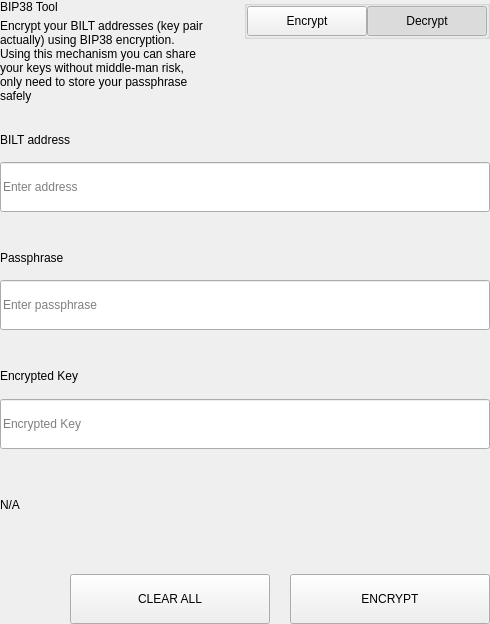
<?xml version="1.0" encoding="UTF-8"?>
<ui version="4.0">
 <class>SettingsBitToolWidget</class>
 <widget class="QWidget" name="SettingsBitToolWidget">
  <property name="geometry">
   <rect>
    <x>0</x>
    <y>0</y>
    <width>490</width>
    <height>624</height>
   </rect>
  </property>
  <property name="windowTitle">
   <string>Form</string>
  </property>
  <layout class="QVBoxLayout" name="verticalLayout">
   <property name="spacing">
    <number>0</number>
   </property>
   <property name="leftMargin">
    <number>0</number>
   </property>
   <property name="topMargin">
    <number>0</number>
   </property>
   <property name="rightMargin">
    <number>0</number>
   </property>
   <property name="bottomMargin">
    <number>0</number>
   </property>
   <item>
    <widget class="QWidget" name="left" native="true">
     <layout class="QVBoxLayout" name="verticalLayout_3">
      <property name="leftMargin">
       <number>0</number>
      </property>
      <property name="topMargin">
       <number>0</number>
      </property>
      <property name="rightMargin">
       <number>0</number>
      </property>
      <property name="bottomMargin">
       <number>0</number>
      </property>
      <item>
       <layout class="QVBoxLayout" name="verticalLayout_2">
        <property name="spacing">
         <number>0</number>
        </property>
        <item>
         <layout class="QHBoxLayout" name="horizontalLayout_3" stretch="3,1">
          <property name="spacing">
           <number>40</number>
          </property>
          <item>
           <layout class="QVBoxLayout" name="verticalLayoutTitle">
            <property name="spacing">
             <number>5</number>
            </property>
            <item>
             <widget class="QLabel" name="labelTitle">
              <property name="text">
               <string>BIP38 Tool</string>
              </property>
             </widget>
            </item>
            <item>
             <widget class="QLabel" name="labelSubtitle1">
              <property name="text">
               <string>Encrypt your BILT addresses (key pair actually) using BIP38 encryption.
Using this mechanism you can share your keys without middle-man risk, only need to store your passphrase safely</string>
              </property>
              <property name="wordWrap">
               <bool>true</bool>
              </property>
             </widget>
            </item>
           </layout>
          </item>
          <item alignment="Qt::AlignTop">
           <widget class="QGroupBox" name="groupBox">
            <property name="title">
             <string/>
            </property>
            <property name="alignment">
             <set>Qt::AlignLeading|Qt::AlignLeft|Qt::AlignTop</set>
            </property>
            <layout class="QHBoxLayout" name="horizontalLayout_4">
             <property name="spacing">
              <number>0</number>
             </property>
             <property name="leftMargin">
              <number>0</number>
             </property>
             <property name="topMargin">
              <number>0</number>
             </property>
             <property name="rightMargin">
              <number>0</number>
             </property>
             <property name="bottomMargin">
              <number>0</number>
             </property>
             <item>
              <spacer name="horizontalSpacer">
               <property name="orientation">
                <enum>Qt::Horizontal</enum>
               </property>
               <property name="sizeHint" stdset="0">
                <size>
                 <width>40</width>
                 <height>20</height>
                </size>
               </property>
              </spacer>
             </item>
             <item>
              <widget class="QPushButton" name="pushLeft">
               <property name="minimumSize">
                <size>
                 <width>120</width>
                 <height>30</height>
                </size>
               </property>
               <property name="maximumSize">
                <size>
                 <width>120</width>
                 <height>30</height>
                </size>
               </property>
               <property name="focusPolicy">
                <enum>Qt::NoFocus</enum>
               </property>
               <property name="text">
                <string>Encrypt</string>
               </property>
               <property name="checkable">
                <bool>true</bool>
               </property>
               <property name="autoExclusive">
                <bool>true</bool>
               </property>
              </widget>
             </item>
             <item>
              <widget class="QPushButton" name="pushRight">
               <property name="minimumSize">
                <size>
                 <width>120</width>
                 <height>30</height>
                </size>
               </property>
               <property name="maximumSize">
                <size>
                 <width>120</width>
                 <height>30</height>
                </size>
               </property>
               <property name="focusPolicy">
                <enum>Qt::NoFocus</enum>
               </property>
               <property name="text">
                <string>Decrypt</string>
               </property>
               <property name="checkable">
                <bool>true</bool>
               </property>
               <property name="checked">
                <bool>true</bool>
               </property>
               <property name="autoExclusive">
                <bool>true</bool>
               </property>
              </widget>
             </item>
            </layout>
           </widget>
          </item>
         </layout>
        </item>
        <item>
         <widget class="QStackedWidget" name="stackedWidget">
          <property name="currentIndex">
           <number>1</number>
          </property>
          <widget class="QWidget" name="pageDecrypt">
           <layout class="QVBoxLayout" name="verticalLayout_5">
            <property name="spacing">
             <number>0</number>
            </property>
            <property name="leftMargin">
             <number>0</number>
            </property>
            <property name="topMargin">
             <number>0</number>
            </property>
            <property name="rightMargin">
             <number>0</number>
            </property>
            <property name="bottomMargin">
             <number>0</number>
            </property>
            <item>
             <widget class="QWidget" name="widget" native="true">
              <property name="minimumSize">
               <size>
                <width>0</width>
                <height>100</height>
               </size>
              </property>
              <layout class="QVBoxLayout" name="verticalLayout_4">
               <property name="spacing">
                <number>0</number>
               </property>
               <property name="leftMargin">
                <number>0</number>
               </property>
               <property name="topMargin">
                <number>0</number>
               </property>
               <property name="rightMargin">
                <number>0</number>
               </property>
               <property name="bottomMargin">
                <number>0</number>
               </property>
               <item>
                <spacer name="verticalSpacer_2">
                 <property name="orientation">
                  <enum>Qt::Vertical</enum>
                 </property>
                 <property name="sizeType">
                  <enum>QSizePolicy::Fixed</enum>
                 </property>
                 <property name="sizeHint" stdset="0">
                  <size>
                   <width>20</width>
                   <height>20</height>
                  </size>
                 </property>
                </spacer>
               </item>
               <item>
                <layout class="QHBoxLayout" name="horizontalLayout_6" stretch="2">
                 <property name="spacing">
                  <number>0</number>
                 </property>
                 <item>
                  <layout class="QVBoxLayout" name="verticalLayout_7">
                   <property name="spacing">
                    <number>9</number>
                   </property>
                   <item>
                    <widget class="QLabel" name="labelSubtitleKey">
                     <property name="minimumSize">
                      <size>
                       <width>0</width>
                       <height>20</height>
                      </size>
                     </property>
                     <property name="maximumSize">
                      <size>
                       <width>16777215</width>
                       <height>20</height>
                      </size>
                     </property>
                     <property name="text">
                      <string>Encrypted key</string>
                     </property>
                    </widget>
                   </item>
                   <item>
                    <widget class="QLineEdit" name="lineEditKey">
                     <property name="minimumSize">
                      <size>
                       <width>0</width>
                       <height>50</height>
                      </size>
                     </property>
                     <property name="maximumSize">
                      <size>
                       <width>16777215</width>
                       <height>50</height>
                      </size>
                     </property>
                     <property name="placeholderText">
                      <string>Enter a encrypted key</string>
                     </property>
                    </widget>
                   </item>
                  </layout>
                 </item>
                </layout>
               </item>
               <item>
                <spacer name="verticalSpacer_3">
                 <property name="orientation">
                  <enum>Qt::Vertical</enum>
                 </property>
                 <property name="sizeType">
                  <enum>QSizePolicy::Fixed</enum>
                 </property>
                 <property name="sizeHint" stdset="0">
                  <size>
                   <width>20</width>
                   <height>20</height>
                  </size>
                 </property>
                </spacer>
               </item>
               <item>
                <layout class="QVBoxLayout" name="verticalLayout_9">
                 <property name="spacing">
                  <number>9</number>
                 </property>
                 <item>
                  <widget class="QLabel" name="labelSubtitlePassphrase">
                   <property name="maximumSize">
                    <size>
                     <width>16777215</width>
                     <height>20</height>
                    </size>
                   </property>
                   <property name="text">
                    <string>Passphrase</string>
                   </property>
                  </widget>
                 </item>
                 <item>
                  <widget class="QLineEdit" name="lineEditPassphrase">
                   <property name="minimumSize">
                    <size>
                     <width>0</width>
                     <height>50</height>
                    </size>
                   </property>
                   <property name="maximumSize">
                    <size>
                     <width>16777215</width>
                     <height>50</height>
                    </size>
                   </property>
                   <property name="placeholderText">
                    <string>Enter a passphrase</string>
                   </property>
                  </widget>
                 </item>
                </layout>
               </item>
               <item>
                <spacer name="verticalSpacer_4">
                 <property name="orientation">
                  <enum>Qt::Vertical</enum>
                 </property>
                 <property name="sizeType">
                  <enum>QSizePolicy::Fixed</enum>
                 </property>
                 <property name="sizeHint" stdset="0">
                  <size>
                   <width>20</width>
                   <height>20</height>
                  </size>
                 </property>
                </spacer>
               </item>
               <item>
                <widget class="QWidget" name="widget_3" native="true">
                 <property name="sizePolicy">
                  <sizepolicy hsizetype="Preferred" vsizetype="Fixed">
                   <horstretch>0</horstretch>
                   <verstretch>0</verstretch>
                  </sizepolicy>
                 </property>
                 <layout class="QVBoxLayout" name="verticalLayout_10">
                  <property name="spacing">
                   <number>9</number>
                  </property>
                  <property name="leftMargin">
                   <number>0</number>
                  </property>
                  <property name="topMargin">
                   <number>0</number>
                  </property>
                  <property name="rightMargin">
                   <number>0</number>
                  </property>
                  <property name="bottomMargin">
                   <number>0</number>
                  </property>
                  <item>
                   <widget class="QLabel" name="labelSubtitleDecryptResult">
                    <property name="minimumSize">
                     <size>
                      <width>0</width>
                      <height>20</height>
                     </size>
                    </property>
                    <property name="maximumSize">
                     <size>
                      <width>16777215</width>
                      <height>20</height>
                     </size>
                    </property>
                    <property name="text">
                     <string>Decrypted address result</string>
                    </property>
                   </widget>
                  </item>
                  <item>
                   <widget class="QWidget" name="widget_4" native="true">
                    <layout class="QHBoxLayout" name="horizontalLayout" stretch="6,0,1">
                     <property name="spacing">
                      <number>0</number>
                     </property>
                     <property name="leftMargin">
                      <number>0</number>
                     </property>
                     <property name="topMargin">
                      <number>0</number>
                     </property>
                     <property name="rightMargin">
                      <number>0</number>
                     </property>
                     <property name="bottomMargin">
                      <number>0</number>
                     </property>
                     <item alignment="Qt::AlignVCenter">
                      <widget class="QLineEdit" name="lineEditDecryptResult">
                       <property name="minimumSize">
                        <size>
                         <width>0</width>
                         <height>50</height>
                        </size>
                       </property>
                       <property name="maximumSize">
                        <size>
                         <width>16777215</width>
                         <height>50</height>
                        </size>
                       </property>
                       <property name="placeholderText">
                        <string>Decrypted Address</string>
                       </property>
                      </widget>
                     </item>
                     <item>
                      <spacer name="horizontalSpacer_4">
                       <property name="orientation">
                        <enum>Qt::Horizontal</enum>
                       </property>
                       <property name="sizeType">
                        <enum>QSizePolicy::Fixed</enum>
                       </property>
                       <property name="sizeHint" stdset="0">
                        <size>
                         <width>20</width>
                         <height>50</height>
                        </size>
                       </property>
                      </spacer>
                     </item>
                     <item>
                      <widget class="QPushButton" name="pushButtonImport">
                       <property name="minimumSize">
                        <size>
                         <width>140</width>
                         <height>40</height>
                        </size>
                       </property>
                       <property name="text">
                        <string>Import Address</string>
                       </property>
                      </widget>
                     </item>
                    </layout>
                   </widget>
                  </item>
                 </layout>
                </widget>
               </item>
               <item>
                <widget class="QLabel" name="statusLabel_DEC">
                 <property name="maximumSize">
                  <size>
                   <width>16777215</width>
                   <height>40</height>
                  </size>
                 </property>
                 <property name="text">
                  <string/>
                 </property>
                </widget>
               </item>
               <item>
                <spacer name="verticalSpacer">
                 <property name="orientation">
                  <enum>Qt::Vertical</enum>
                 </property>
                 <property name="sizeType">
                  <enum>QSizePolicy::Preferred</enum>
                 </property>
                 <property name="sizeHint" stdset="0">
                  <size>
                   <width>20</width>
                   <height>20</height>
                  </size>
                 </property>
                </spacer>
               </item>
               <item>
                <layout class="QHBoxLayout" name="horizontalLayout_7">
                 <property name="spacing">
                  <number>0</number>
                 </property>
                 <item>
                  <spacer name="horizontalSpacer_5">
                   <property name="orientation">
                    <enum>Qt::Horizontal</enum>
                   </property>
                   <property name="sizeType">
                    <enum>QSizePolicy::Expanding</enum>
                   </property>
                   <property name="sizeHint" stdset="0">
                    <size>
                     <width>40</width>
                     <height>20</height>
                    </size>
                   </property>
                  </spacer>
                 </item>
                 <item>
                  <widget class="QPushButton" name="pushButtonDecryptClear">
                   <property name="minimumSize">
                    <size>
                     <width>200</width>
                     <height>50</height>
                    </size>
                   </property>
                   <property name="maximumSize">
                    <size>
                     <width>200</width>
                     <height>50</height>
                    </size>
                   </property>
                   <property name="text">
                    <string>CLEAR</string>
                   </property>
                  </widget>
                 </item>
                 <item>
                  <spacer name="horizontalSpacer_3">
                   <property name="orientation">
                    <enum>Qt::Horizontal</enum>
                   </property>
                   <property name="sizeType">
                    <enum>QSizePolicy::Fixed</enum>
                   </property>
                   <property name="sizeHint" stdset="0">
                    <size>
                     <width>20</width>
                     <height>20</height>
                    </size>
                   </property>
                  </spacer>
                 </item>
                 <item>
                  <widget class="QPushButton" name="pushButtonDecrypt">
                   <property name="minimumSize">
                    <size>
                     <width>200</width>
                     <height>50</height>
                    </size>
                   </property>
                   <property name="maximumSize">
                    <size>
                     <width>200</width>
                     <height>50</height>
                    </size>
                   </property>
                   <property name="text">
                    <string>DECRYPT KEY</string>
                   </property>
                  </widget>
                 </item>
                </layout>
               </item>
              </layout>
             </widget>
            </item>
           </layout>
          </widget>
          <widget class="QWidget" name="pageEncrypt">
           <layout class="QVBoxLayout" name="verticalLayout_11">
            <property name="spacing">
             <number>0</number>
            </property>
            <property name="leftMargin">
             <number>0</number>
            </property>
            <property name="topMargin">
             <number>0</number>
            </property>
            <property name="rightMargin">
             <number>0</number>
            </property>
            <property name="bottomMargin">
             <number>0</number>
            </property>
            <item>
             <spacer name="verticalSpacer_8">
              <property name="orientation">
               <enum>Qt::Vertical</enum>
              </property>
              <property name="sizeType">
               <enum>QSizePolicy::Fixed</enum>
              </property>
              <property name="sizeHint" stdset="0">
               <size>
                <width>20</width>
                <height>20</height>
               </size>
              </property>
             </spacer>
            </item>
            <item>
             <widget class="QWidget" name="containerAddressEnc" native="true">
              <layout class="QVBoxLayout" name="containerAddressEncLayout">
               <property name="spacing">
                <number>5</number>
               </property>
               <property name="leftMargin">
                <number>0</number>
               </property>
               <property name="topMargin">
                <number>0</number>
               </property>
               <property name="rightMargin">
                <number>0</number>
               </property>
               <property name="bottomMargin">
                <number>0</number>
               </property>
               <item>
                <widget class="QLabel" name="labelSubtitleAddress">
                 <property name="minimumSize">
                  <size>
                   <width>0</width>
                   <height>20</height>
                  </size>
                 </property>
                 <property name="maximumSize">
                  <size>
                   <width>16777215</width>
                   <height>20</height>
                  </size>
                 </property>
                 <property name="text">
                  <string>BILT address</string>
                 </property>
                </widget>
               </item>
               <item>
                <widget class="QLineEdit" name="addressIn_ENC">
                 <property name="minimumSize">
                  <size>
                   <width>0</width>
                   <height>50</height>
                  </size>
                 </property>
                 <property name="placeholderText">
                  <string>Enter address</string>
                 </property>
                </widget>
               </item>
              </layout>
             </widget>
            </item>
            <item>
             <spacer name="verticalSpacer_6">
              <property name="orientation">
               <enum>Qt::Vertical</enum>
              </property>
              <property name="sizeType">
               <enum>QSizePolicy::Fixed</enum>
              </property>
              <property name="sizeHint" stdset="0">
               <size>
                <width>20</width>
                <height>20</height>
               </size>
              </property>
             </spacer>
            </item>
            <item>
             <widget class="QWidget" name="containerAddress" native="true">
              <layout class="QHBoxLayout" name="horizontalLayout_9" stretch="2">
               <property name="spacing">
                <number>0</number>
               </property>
               <property name="leftMargin">
                <number>0</number>
               </property>
               <property name="topMargin">
                <number>0</number>
               </property>
               <property name="rightMargin">
                <number>0</number>
               </property>
               <property name="bottomMargin">
                <number>0</number>
               </property>
               <item>
                <layout class="QVBoxLayout" name="verticalLayout_8">
                 <property name="spacing">
                  <number>5</number>
                 </property>
                 <item>
                  <widget class="QLabel" name="labelSubtitleMessage">
                   <property name="minimumSize">
                    <size>
                     <width>0</width>
                     <height>20</height>
                    </size>
                   </property>
                   <property name="maximumSize">
                    <size>
                     <width>16777215</width>
                     <height>20</height>
                    </size>
                   </property>
                   <property name="text">
                    <string>Passphrase</string>
                   </property>
                  </widget>
                 </item>
                 <item>
                  <widget class="QLineEdit" name="passphraseIn_ENC">
                   <property name="minimumSize">
                    <size>
                     <width>0</width>
                     <height>50</height>
                    </size>
                   </property>
                   <property name="maximumSize">
                    <size>
                     <width>16777215</width>
                     <height>50</height>
                    </size>
                   </property>
                   <property name="placeholderText">
                    <string>Enter passphrase</string>
                   </property>
                  </widget>
                 </item>
                </layout>
               </item>
              </layout>
             </widget>
            </item>
            <item>
             <spacer name="verticalSpacer_7">
              <property name="orientation">
               <enum>Qt::Vertical</enum>
              </property>
              <property name="sizeType">
               <enum>QSizePolicy::Fixed</enum>
              </property>
              <property name="sizeHint" stdset="0">
               <size>
                <width>20</width>
                <height>20</height>
               </size>
              </property>
             </spacer>
            </item>
            <item>
             <widget class="QWidget" name="widget_2" native="true">
              <property name="minimumSize">
               <size>
                <width>0</width>
                <height>75</height>
               </size>
              </property>
              <property name="maximumSize">
               <size>
                <width>16777215</width>
                <height>16777215</height>
               </size>
              </property>
              <layout class="QVBoxLayout" name="verticalLayout_6">
               <property name="leftMargin">
                <number>0</number>
               </property>
               <property name="topMargin">
                <number>0</number>
               </property>
               <property name="rightMargin">
                <number>0</number>
               </property>
               <property name="bottomMargin">
                <number>0</number>
               </property>
               <item>
                <widget class="QLabel" name="labelSubtitleEncryptedKey">
                 <property name="minimumSize">
                  <size>
                   <width>0</width>
                   <height>20</height>
                  </size>
                 </property>
                 <property name="maximumSize">
                  <size>
                   <width>16777215</width>
                   <height>20</height>
                  </size>
                 </property>
                 <property name="text">
                  <string>Encrypted Key</string>
                 </property>
                </widget>
               </item>
               <item>
                <widget class="QLineEdit" name="encryptedKeyOut_ENC">
                 <property name="minimumSize">
                  <size>
                   <width>0</width>
                   <height>50</height>
                  </size>
                 </property>
                 <property name="placeholderText">
                  <string>Encrypted Key</string>
                 </property>
                </widget>
               </item>
              </layout>
             </widget>
            </item>
            <item>
             <widget class="QLabel" name="statusLabel_ENC">
              <property name="text">
               <string notr="true">N/A</string>
              </property>
             </widget>
            </item>
            <item>
             <spacer name="verticalSpacer_5">
              <property name="orientation">
               <enum>Qt::Vertical</enum>
              </property>
              <property name="sizeType">
               <enum>QSizePolicy::Fixed</enum>
              </property>
              <property name="sizeHint" stdset="0">
               <size>
                <width>20</width>
                <height>20</height>
               </size>
              </property>
             </spacer>
            </item>
            <item>
             <layout class="QHBoxLayout" name="horizontalLayout_8">
              <property name="spacing">
               <number>0</number>
              </property>
              <item>
               <spacer name="horizontalSpacer_6">
                <property name="orientation">
                 <enum>Qt::Horizontal</enum>
                </property>
                <property name="sizeType">
                 <enum>QSizePolicy::Expanding</enum>
                </property>
                <property name="sizeHint" stdset="0">
                 <size>
                  <width>40</width>
                  <height>20</height>
                 </size>
                </property>
               </spacer>
              </item>
              <item>
               <widget class="QPushButton" name="pushButtonClear">
                <property name="minimumSize">
                 <size>
                  <width>200</width>
                  <height>50</height>
                 </size>
                </property>
                <property name="focusPolicy">
                 <enum>Qt::NoFocus</enum>
                </property>
                <property name="text">
                 <string>CLEAR ALL</string>
                </property>
               </widget>
              </item>
              <item>
               <spacer name="horizontalSpacer_2">
                <property name="orientation">
                 <enum>Qt::Horizontal</enum>
                </property>
                <property name="sizeType">
                 <enum>QSizePolicy::Fixed</enum>
                </property>
                <property name="sizeHint" stdset="0">
                 <size>
                  <width>20</width>
                  <height>20</height>
                 </size>
                </property>
               </spacer>
              </item>
              <item>
               <widget class="QPushButton" name="pushButtonEncrypt">
                <property name="minimumSize">
                 <size>
                  <width>200</width>
                  <height>50</height>
                 </size>
                </property>
                <property name="maximumSize">
                 <size>
                  <width>200</width>
                  <height>50</height>
                 </size>
                </property>
                <property name="focusPolicy">
                 <enum>Qt::NoFocus</enum>
                </property>
                <property name="text">
                 <string>ENCRYPT</string>
                </property>
               </widget>
              </item>
             </layout>
            </item>
           </layout>
          </widget>
         </widget>
        </item>
       </layout>
      </item>
     </layout>
    </widget>
   </item>
  </layout>
 </widget>
 <resources/>
 <connections/>
</ui>
